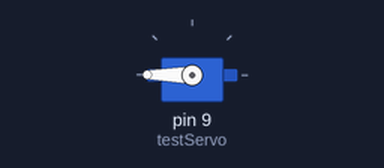
This sketch was run on a simulated Arduino Uno, built with avr-gcc and run on an emulated ATmega328P. On the bench: servo.

Above: at 0.05 s.
Timing chart, 0 to 4.6 s (numbered marks = the images above):
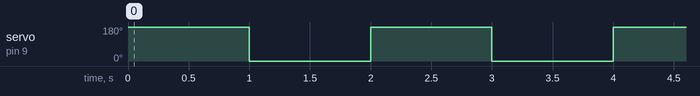

Measured:
- by itself, servo on pin 9 (testServo): alternates 180° for 1.0 s and 0° for 1.0 s

The sketch:

servo_checker.ino
```cpp
#include <Servo.h>

Servo testServo;

void setup() {
  testServo.attach(9); // Attach servo to pin 9
}

void loop() {
  testServo.write(180); // Move to 180 degrees
  delay(1000);
  testServo.write(0);   // Move to 0 degrees
  delay(1000);
}
```
